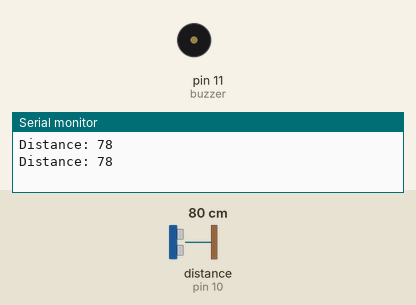
Simulated run of this sketch. Board: Arduino Uno, built with avr-gcc and run on an emulated ATmega328P. Shown: buzzer (waves = sounding, pin HIGH), the last lines printed to the serial monitor. Wiring (inferred from the names in the program): ultrasonic range finder: trigger pin 9; echo pin 10. The test bench sets the inputs (shaded band); at power-on: distance to the obstacle (sensor on pin 10) 80 cm. The echo pulse lasts 58.3 µs per cm; pins used as bus, display or sensor lines are not drawn.

Above: at 2.8 s.
2.9 s: distance to the obstacle (sensor on pin 10) set to 57 cm
5.6 s: distance to the obstacle (sensor on pin 10) set to 48 cm
At 6.7 s:
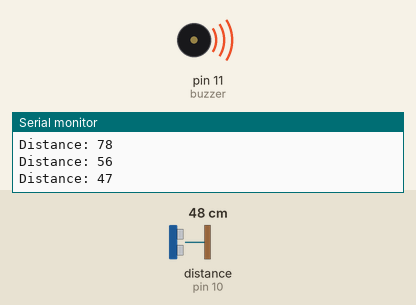
8.3 s: distance to the obstacle (sensor on pin 10) set to 60 cm
At 11.2 s:
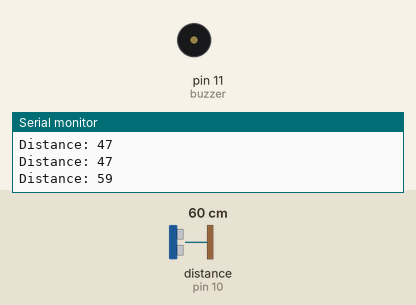
11.5 s: distance to the obstacle (sensor on pin 10) set to 2 cm
At 12.8 s:
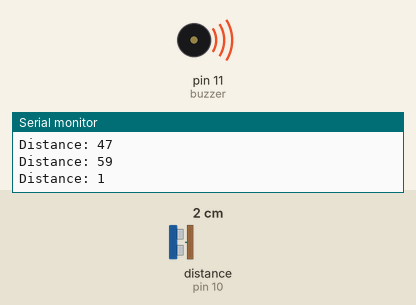
Timing chart, 0 to 14.5 s (numbered marks = the images above; inputs shaded):
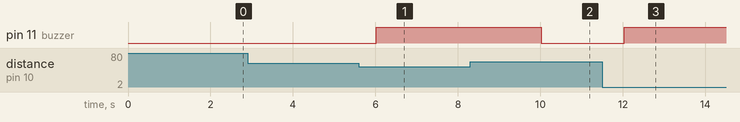

Measured:
- the behaviour switches between 52 and 51 cm on distance to the obstacle (sensor on pin 10) (found by bisection; images 0 and 1)
- after the input at 5.6 s, pin 11 (buzzer): LOW → HIGH after 0.42 s
- after the input at 8.3 s, pin 11 (buzzer): HIGH → LOW after 1.7 s
- after the input at 11.5 s, pin 11 (buzzer): LOW → HIGH after 0.53 s

The sketch:

SMART_BLIND_STICK.ino
```cpp
//set the pin
const int trigPin = 9;
const int echoPin = 10;
const int buzzer=11;

// defines variables
long duration;
int distance;

void setup() {
pinMode(trigPin, OUTPUT); // Sets the trigPin as an Output
pinMode(echoPin, INPUT); // Sets the echoPin as an Input
pinMode(buzzer,OUTPUT);
Serial.begin(9600); // Starts the serial communication
}

void loop() {
// Clears the trigPin
digitalWrite(trigPin, LOW);
delayMicroseconds(2);

// Sets the trigPin on HIGH state for 10 micro seconds
digitalWrite(trigPin, HIGH);
delayMicroseconds(10);
digitalWrite(trigPin, LOW);

// Reads the echoPin, returns the sound wave travel time in microseconds
duration = pulseIn(echoPin, HIGH);

// Calculating the distance
distance= duration*0.034/2;
 if(distance<=50)
   digitalWrite(buzzer, HIGH);
  else
    digitalWrite(buzzer, LOW);
// Prints the distance on the Serial Monitor
Serial.print("Distance: ");
Serial.println(distance);
delay(2000);
}
```
